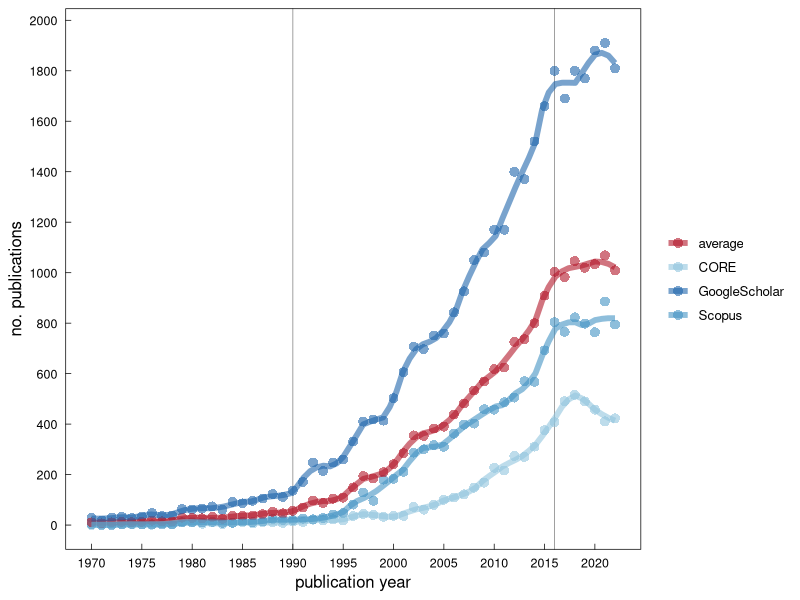

Here is the R script that generated this plot:
#### this script is for plotting scholarly citations 
#### tentatively figure 1 in the manuscript
#### of data from the project entitled "Global research priorities for historical ecology to inform conservation"
#### known colloquially as HE 20Qs 


library(ggplot2)      # plotting and viz
library(ggthemes)     # helpful ggplot themes
library(RColorBrewer) # pretty colors
library(plyr)         # legacy df manipulation
library(dplyr)        # variable grouping and manipulation
library(tidyr)        # gathering and spreading
library(patchwork)


# custom ggplot theme
themeKV <- theme_few()+
  theme(strip.background = element_blank(),
        axis.line = element_blank(),
        axis.text.x = element_text(colour = "black", margin = margin(0.2, unit = "cm")),
        axis.text.y = element_text(colour = "black", margin = margin(c(1, 0.2), unit = "cm")),
        axis.ticks.x = element_line(colour = "black", linewidth=.25), 
        axis.ticks.y = element_line(colour = "black", linewidth=.25),
        axis.ticks.length=unit(-0.15, "cm"), 
        element_line(colour = "black", linewidth=.5),
        panel.border = element_rect(colour = "black", fill=NA, linewidth=.5),
        legend.title=element_blank(),
        strip.text=element_text(hjust=0))


#### read in citation data
## query for {"historical ecology" OR "historical ecological"} annually from 1970-present
## tabulating the counts from 
## Google Scholar - scholar.google.com/ 
## CORE - core.ac.uk/
## Scopus - www.scopus.com/
## for queries like this:
## https://scholar.google.com/scholar?q=%22historical+ecology%22&hl=en&as_sdt=0%2C10&as_ylo=2022&as_yhi=2022


# setwd("/Users/kylevanhoutan/historical_20Qs/")
df <- read.csv('data/citations2.csv')
# calculate average of 3 search engines
df <- df %>% rowwise() %>% 
  mutate(average = mean(c_across(c('GoogleScholar', 'CORE', 'Scopus')), na.rm=TRUE)) 
# gather data into tall db
cites <- gather(df, key="SOURCE", value="CITES", 2:5)

## calendar years that wish to use as demarcations in the citation time series 
vlines <- c(1990,2016) 

## make plot
ggplot(cites, aes(x = YEAR, y = CITES, group = SOURCE, color = SOURCE)) +
  themeKV + 
  theme(#axis.title.x=element_blank(),
        axis.text.y = element_text(size = 9),
        axis.text.x = element_text(size = 9)) + 
  geom_vline(xintercept = vlines, alpha = 0.5, size = 0.25, color = "#000000") +
  geom_point(size = 3, shape = 16, alpha = 0.6) +
  scale_fill_manual(values=c("#b2182b", "#92c5de", "#2166ac", "#4393c3")) + 
  geom_line(aes(color=SOURCE), stat="smooth", method = "loess", formula = y ~ x, span = 0.15, 
            se = FALSE, linewidth = 2, alpha = 0.6)  +
  scale_color_manual(values=c("#b2182b", "#92c5de", "#2166ac", "#4393c3")) + 
  scale_y_continuous(breaks = seq(0, 2000, by = 200), limits = c(0,1950)) +
  scale_x_continuous(breaks = seq(1970, 2020, by = 5), limits = c(1970,2022)) +
  ylab("no. publications") +
  xlab("publication year")
